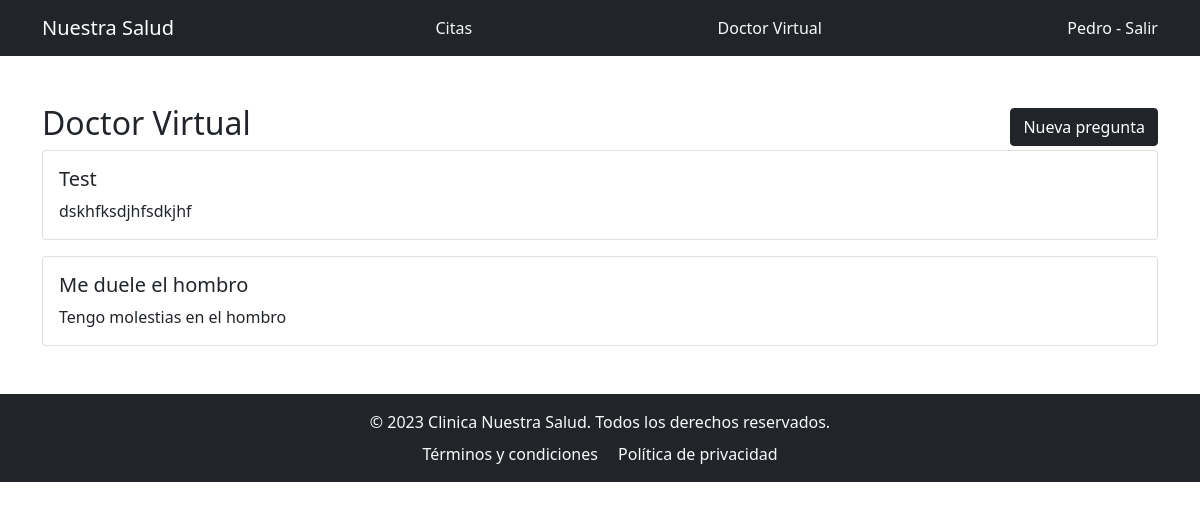
Screenshot of /clinic/doctor_virtual/ (signed in) with the database file from the repository.
### clinic/models.py (models this page shows)
class Pregunta(models.Model):
    titulo = models.CharField(max_length=200)
    descripcion = models.TextField()
    perfil = models.ForeignKey(Perfil, related_name='preguntas', on_delete=models.CASCADE)
    medico = models.ForeignKey(Perfil, related_name='respuestas', on_delete=models.SET_NULL, null=True, blank=True)
    respuesta = models.TextField(blank=True)

### clinic/views.py (the view)
# urls.py: path('doctor_virtual/', views.DoctorVirtualView.as_view(), name='doctor_virtual'),
class DoctorVirtualView(LoginRequiredMixin,ListView):
    model = Pregunta
    template_name = 'doctor_virtual.html'
    def get_queryset(self):
        perfil = Perfil.objects.get(user=self.request.user)
        if perfil.tipo_usuario == 'DOC':
            return Pregunta.objects.filter(medico=perfil, respuesta='')
        else:
            return Pregunta.objects.filter(perfil=perfil)

### clinic/templates/doctor_virtual.html (shortened to what this page needs)
{% extends 'base.html' %}
{% block content %}
    <div class="d-flex justify-content-between align-items-center">
        <h2>Doctor Virtual</h2>
        {% if request.user.perfil.tipo_usuario == 'PAC' %}
            <a href="{% url 'clinic:nueva_pregunta' %}" class="btn btn-dark">Nueva pregunta</a>
        {% endif %}
    </div>
    {% for pregunta in object_list %}
        <div class="card mb-3">
            <div class="card-body">
                <h5 class="card-title">{{ pregunta.titulo }}</h5>
                <p class="card-text">{{ pregunta.descripcion }}</p>
            </div>
        </div>
    {% endfor %}
{% endblock %}

### clinic/templates/base.html (shortened to what this page needs)
<!DOCTYPE html>
<html lang="en">
<head>
    <link href="https://cdn.jsdelivr.net/npm/bootstrap@5.1.1/dist/css/bootstrap.min.css" rel="stylesheet">
</head>
<body>
    <nav class="navbar navbar-dark bg-dark">
        <div class="container">
            <a class="navbar-brand text-decoration-none" href="{% url 'clinic:citas' %}">Nuestra Salud</a>
            <a class="nav-custom text-decoration-none text-light" href="{% url 'clinic:citas' %}">Citas</a>
            <a class="nav-custom text-decoration-none text-light" href="{% url 'clinic:doctor_virtual' %}">Doctor Virtual</a>
            {% if request.user.is_authenticated %}
                <a class="nav nav-custom text-decoration-none text-light" href="{% url 'clinic:logout' %}">{{ request.user.username }} - Salir</a>
            {% endif %}
        </div>
    </nav>
    <div class="container mt-5 mb-5">
        {% block content %}
        {% endblock %}
    </div>
    <footer class="footer bg-dark py-3 mt-auto">
        <div class="container text-center">
            <span class="text-light">© 2023 Clinica Nuestra Salud. Todos los derechos reservados.</span>
            <div class="mt-2">
                <a href="#" class="text-light text-decoration-none mx-2">Términos y condiciones</a>
                <a href="#" class="text-light text-decoration-none mx-2">Política de privacidad</a>
            </div>
        </div>
    </footer>
</body>
</html>

### rows the page displays
Pregunta: titulo "Test", descripcion "dskhfksdjhfsdkjhf"
Pregunta: titulo "Me duele el hombro", descripcion "Tengo molestias en el hombro"

### other values shown
{{ request.user.username }} "Pedro"
